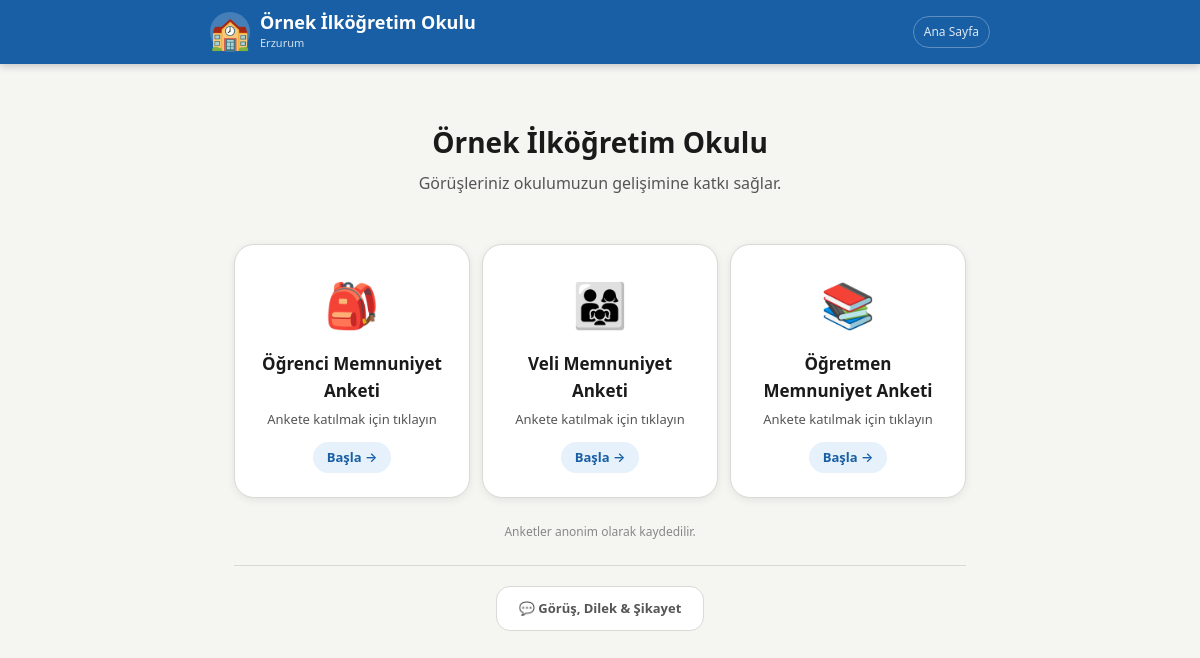
/, run on an earlier commit of the app's database.
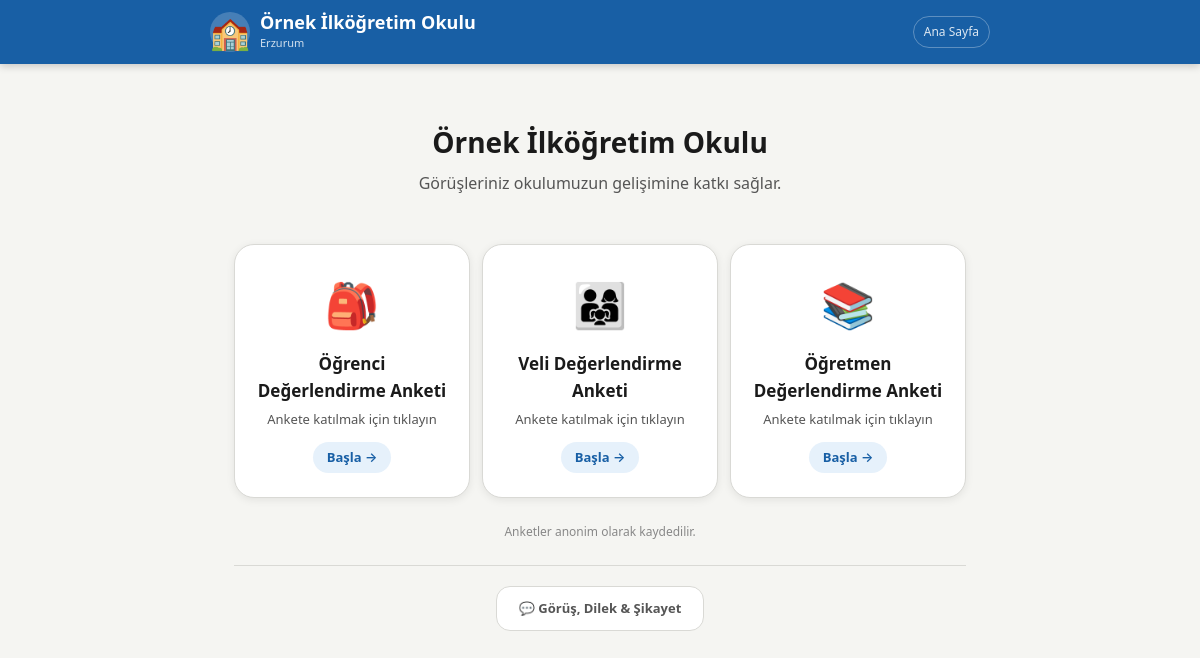
And on a later commit of the database.
### tables this page shows
CREATE TABLE anketler (
            id INTEGER PRIMARY KEY AUTOINCREMENT,
            rol TEXT NOT NULL, baslik TEXT NOT NULL,
            icon TEXT NOT NULL DEFAULT '📝',
            aktif INTEGER DEFAULT 1, sira INTEGER DEFAULT 0,
            baslangic_tarihi TEXT DEFAULT NULL,
            bitis_tarihi TEXT DEFAULT NULL,
            aciklama TEXT DEFAULT '',
            gorunum TEXT DEFAULT 'varsayilan'
        );

### app.py (the view)
@app.route("/")
def anasayfa():
    with db() as c:
        anketler=c.execute("SELECT * FROM anketler WHERE aktif=1 ORDER BY sira").fetchall()
    bugun=simdi().strftime("%Y-%m-%d")
    liste=[]
    for a in anketler:
        ad=dict(a)
        aktif,msg=anket_aktif_mi(ad)
        ad["simdiki_aktif"]=aktif; ad["mesaj"]=msg
        liste.append(ad)
    ctx=gctx(); ctx["anketler"]=liste
    ctx["hosgeldin"]=ayar("hosgeldin_metin"); ctx["alt_yazi"]=ayar("alt_yazi")
    ctx["hero_baslik"]=ayar("hero_baslik")
    ctx["hero_alt_baslik"]=ayar("hero_alt_baslik")
    ctx["hero_gorsel"]=ayar("hero_gorsel")
    ctx["hero_gorsel_genislik"]=ayar("hero_gorsel_genislik","120")
    ctx["hero_gorsel_sekil"]=ayar("hero_gorsel_sekil","yuvarlak")
    ctx["hero_gorsel_orijinal"]=ayar("hero_gorsel_orijinal","0")
    ctx["hero_baslik_boyut"]=ayar("hero_baslik_boyut","28")
    ctx["hero_alt_boyut"]=ayar("hero_alt_boyut","16")
    ctx["gorunum"]=ayar("anasayfa_gorunum","kartlar")
    return render_template("anasayfa.html",**ctx)

### app.py (called while the page is built)
def db():
    con = sqlite3.connect(DB)
    con.row_factory = sqlite3.Row
    return con

def ayar(k, v=""):
    with db() as c:
        r=c.execute("SELECT deger FROM ayarlar WHERE anahtar=?",(k,)).fetchone()
    return r["deger"] if r else v

def simdi():
    try:
        offset = int(ayar("saat_dilimi_offset", "3"))
    except Exception:
        offset = 3
    return datetime.now(timezone(timedelta(hours=offset)))

def anket_aktif_mi(a):
    bugun = simdi().strftime("%Y-%m-%d")
    if a.get("baslangic_tarihi") and bugun < a["baslangic_tarihi"]:
        return False, "Anket henüz başlamadı."
    if a.get("bitis_tarihi") and bugun > a["bitis_tarihi"]:
        return False, "Anket süresi doldu."
    return True, ""

### templates/anasayfa.html (shortened to what this page needs)
{% extends "base.html" %}
{% block icerik %}
<div class="kap">
  <div class="hero">
    <h1 style="font-size:{{ hero_baslik_boyut }}px;font-weight:800;margin-bottom:6px">
      {{ hero_baslik if hero_baslik else okul_adi }}
    </h1>
    <p style="font-size:{{ hero_alt_boyut }}px;color:var(--metin-ik);
              max-width:520px;margin:0 auto">
      {{ hero_alt_baslik if hero_alt_baslik else hosgeldin }}
    </p>
  </div>
  {% if gorunum == "liste" %}
  <div class="rol-liste">
    {% for a in anketler %}
    {% if a.simdiki_aktif %}
    <a href="/anket/{{ a.id }}" class="rol-kart"
       style="margin-bottom:10px{% if a.kart_renk and a.kart_renk != '#ffffff' %};background:{{ a.kart_renk }};border-color:{{ a.kart_renk }}{% endif %}">
      <div class="icon">{{ a.icon }}</div>
      <div class="ic"><h2>{{ a.baslik }}</h2><p {% if a.kart_renk and a.kart_renk != '#ffffff' %}style="color:rgba(255,255,255,.75)"{% endif %}>Ankete katılmak için tıklayın</p></div>
      <span class="ok" {% if a.kart_renk and a.kart_renk != '#ffffff' %}style="background:rgba(255,255,255,.2);color:#fff"{% endif %}>Başla →</span>
    </a>
    {% else %}
    <div class="rol-kart" style="margin-bottom:10px;opacity:.5;cursor:not-allowed">
      <div class="icon">{{ a.icon }}</div>
      <div class="ic"><h2>{{ a.baslik }}</h2><p style="color:var(--kirmizi)">{{ a.mesaj }}</p></div>
    </div>
    {% endif %}
    {% endfor %}
  </div>
  {% else %}
  <div class="rol-grid">
    {% for a in anketler %}
    {% if a.simdiki_aktif %}
    <a href="/anket/{{ a.id }}" class="rol-kart"
       >
      <span class="icon">{{ a.icon }}</span>
      <h2>{{ a.baslik }}</h2>
      <p {% if a.kart_renk and a.kart_renk != '#ffffff' %}style="color:rgba(255,255,255,.75)"{% endif %}>Ankete katılmak için tıklayın</p>
      <span class="ok" {% if a.kart_renk and a.kart_renk != '#ffffff' %}style="background:rgba(255,255,255,.2);color:#fff"{% endif %}>Başla →</span>
    </a>
    {% else %}
    <div class="rol-kart" style="opacity:.5;cursor:not-allowed">
      <span class="icon">{{ a.icon }}</span>
      <h2>{{ a.baslik }}</h2>
      <p style="color:var(--kirmizi)">{{ a.mesaj }}</p>
    </div>
    {% endif %}
    {% endfor %}
  </div>
  {% endif %}
  <p style="text-align:center;font-size:12px;color:var(--metin-uc);margin-top:1.5rem">
    {{ alt_yazi }}
  </p>
  {% if gorus_aktif=='1' and gorus_buton_yeri=='alt' %}
  <div style="text-align:center;margin-top:1.5rem;padding-top:1.25rem;border-top:1px solid var(--kenar)">
    <a href="/gorus"
       style="display:inline-flex;align-items:center;gap:8px;padding:11px 22px;border-radius:var(--r-lg);font-size:13px;font-weight:600;text-decoration:none;transition:all .15s;
              {% if gorus_buton_renk %}background:{{ gorus_buton_renk }};color:#fff;border:none;{% else %}border:1.5px solid var(--kenar);background:var(--yuzey);color:var(--metin-ik);{% endif %}">
      {{ gorus_buton_metin }}
    </a>
  </div>
  {% endif %}
</div>
{% endblock %}

What changed in the data, as far as the page shows it:
changed anketler: baslik "Öğrenci Memnuniyet Anketi" → "Öğrenci Değerlendirme Anketi"
changed anketler: baslik "Veli Memnuniyet Anketi" → "Veli Değerlendirme Anketi"
changed anketler: baslik "Öğretmen Memnuniyet Anketi" → "Öğretmen Değerlendirme Anketi"
